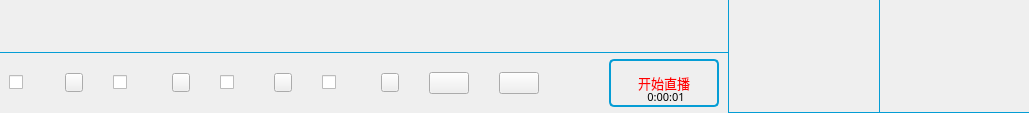
      <widget class="QWidget" name="live1v1_widget" native="true">
       <layout class="QHBoxLayout" name="horizontalLayout_17">
        <property name="spacing">
         <number>0</number>
        </property>
        <property name="leftMargin">
         <number>0</number>
        </property>
        <property name="topMargin">
         <number>0</number>
        </property>
        <property name="rightMargin">
         <number>0</number>
        </property>
        <property name="bottomMargin">
         <number>0</number>
        </property>
        <item>
         <widget class="QWidget" name="whiteboard1v1_widget" native="true">
          <layout class="QVBoxLayout" name="verticalLayout_4">
           <property name="spacing">
            <number>0</number>
           </property>
           <property name="leftMargin">
            <number>0</number>
           </property>
           <property name="topMargin">
            <number>0</number>
           </property>
           <property name="rightMargin">
            <number>0</number>
           </property>
           <property name="bottomMargin">
            <number>0</number>
           </property>
           <item>
            <widget class="QWidget" name="full1v1_widget" native="true">
             <property name="styleSheet">
              <string notr="true">border-image: url(:/LoginWindow/images/videoback.png);</string>
             </property>
             <layout class="QHBoxLayout" name="horizontalLayout_19">
              <property name="spacing">
               <number>0</number>
              </property>
              <property name="leftMargin">
               <number>0</number>
              </property>
              <property name="topMargin">
               <number>0</number>
              </property>
              <property name="rightMargin">
               <number>0</number>
              </property>
              <property name="bottomMargin">
               <number>0</number>
              </property>
              <item>
               <spacer name="horizontalSpacer_4">
                <property name="orientation">
                 <enum>Qt::Horizontal</enum>
                </property>
                <property name="sizeHint" stdset="0">
                 <size>
                  <width>325</width>
                  <height>20</height>
                 </size>
                </property>
               </spacer>
              </item>
              <item>
               <widget class="QWidget" name="fullS1v1_widget" native="true">
                <property name="minimumSize">
                 <size>
                  <width>0</width>
                  <height>0</height>
                 </size>
                </property>
                <layout class="QHBoxLayout" name="horizontalLayout_21">
                 <property name="spacing">
                  <number>0</number>
                 </property>
                 <property name="leftMargin">
                  <number>0</number>
                 </property>
                 <property name="topMargin">
                  <number>0</number>
                 </property>
                 <property name="rightMargin">
                  <number>0</number>
                 </property>
                 <property name="bottomMargin">
                  <number>0</number>
                 </property>
                </layout>
               </widget>
              </item>
              <item>
               <spacer name="horizontalSpacer_5">
                <property name="orientation">
                 <enum>Qt::Horizontal</enum>
                </property>
                <property name="sizeHint" stdset="0">
                 <size>
                  <width>326</width>
                  <height>20</height>
                 </size>
                </property>
               </spacer>
              </item>
             </layout>
            </widget>
           </item>
           <item>
            <widget class="QLabel" name="label_7">
             <property name="minimumSize">
              <size>
               <width>0</width>
               <height>1</height>
              </size>
             </property>
             <property name="maximumSize">
              <size>
               <width>16777215</width>
               <height>1</height>
              </size>
             </property>
             <property name="styleSheet">
              <string notr="true">background-color: rgb(5, 157, 213);</string>
             </property>
             <property name="text">
              <string/>
             </property>
            </widget>
           </item>
           <item>
            <widget class="QWidget" name="livetool1v1_widget" native="true">
             <property name="minimumSize">
              <size>
               <width>0</width>
               <height>60</height>
              </size>
             </property>
             <property name="maximumSize">
              <size>
               <width>16777215</width>
               <height>60</height>
              </size>
             </property>
             <layout class="QHBoxLayout" name="horizontalLayout_20">
              <property name="spacing">
               <number>30</number>
              </property>
              <property name="leftMargin">
               <number>9</number>
              </property>
              <property name="topMargin">
               <number>0</number>
              </property>
              <property name="rightMargin">
               <number>9</number>
              </property>
              <property name="bottomMargin">
               <number>0</number>
              </property>
              <item>
               <layout class="QHBoxLayout" name="horizontalLayout_24">
                <item>
                 <widget class="QCheckBox" name="Bullet1v1_checkBox">
                  <property name="minimumSize">
                   <size>
                    <width>26</width>
                    <height>19</height>
                   </size>
                  </property>
                  <property name="maximumSize">
                   <size>
                    <width>26</width>
                    <height>19</height>
                   </size>
                  </property>
                  <property name="toolTip">
                   <string>弹幕</string>
                  </property>
                  <property name="text">
                   <string/>
                  </property>
                 </widget>
                </item>
                <item>
                 <widget class="QPushButton" name="Bullet1v1_pushButton">
                  <property name="minimumSize">
                   <size>
                    <width>18</width>
                    <height>19</height>
                   </size>
                  </property>
                  <property name="maximumSize">
                   <size>
                    <width>18</width>
                    <height>19</height>
                   </size>
                  </property>
                  <property name="toolTip">
                   <string>弹幕参数</string>
                  </property>
                  <property name="text">
                   <string/>
                  </property>
                 </widget>
                </item>
               </layout>
              </item>
              <item>
               <layout class="QHBoxLayout" name="horizontalLayout_27">
                <item>
                 <widget class="QCheckBox" name="AudioOut_checkBox">
                  <property name="minimumSize">
                   <size>
                    <width>29</width>
                    <height>19</height>
                   </size>
                  </property>
                  <property name="maximumSize">
                   <size>
                    <width>29</width>
                    <height>19</height>
                   </size>
                  </property>
                  <property name="toolTip">
                   <string>扬声器</string>
                  </property>
                  <property name="text">
                   <string/>
                  </property>
                 </widget>
                </item>
                <item>
                 <widget class="QPushButton" name="AudioOut_pushButton">
                  <property name="minimumSize">
                   <size>
                    <width>18</width>
                    <height>19</height>
                   </size>
                  </property>
                  <property name="maximumSize">
                   <size>
                    <width>18</width>
                    <height>19</height>
                   </size>
                  </property>
                  <property name="toolTip">
                   <string>扬声器参数</string>
                  </property>
                  <property name="text">
                   <string/>
                  </property>
                 </widget>
                </item>
               </layout>
              </item>
              <item>
               <layout class="QHBoxLayout" name="horizontalLayout_25">
                <item>
                 <widget class="QCheckBox" name="Audio1v1_checkBox">
                  <property name="minimumSize">
                   <size>
                    <width>24</width>
                    <height>19</height>
                   </size>
                  </property>
                  <property name="maximumSize">
                   <size>
                    <width>24</width>
                    <height>19</height>
                   </size>
                  </property>
                  <property name="toolTip">
                   <string>麦克风</string>
                  </property>
                  <property name="text">
                   <string/>
                  </property>
                 </widget>
                </item>
                <item>
                 <widget class="QPushButton" name="Audio1v1_pushButton">
                  <property name="minimumSize">
                   <size>
                    <width>18</width>
                    <height>19</height>
                   </size>
                  </property>
                  <property name="maximumSize">
                   <size>
                    <width>18</width>
                    <height>19</height>
                   </size>
                  </property>
                  <property name="toolTip">
                   <string>麦克风参数</string>
                  </property>
                  <property name="text">
                   <string/>
                  </property>
                 </widget>
                </item>
               </layout>
              </item>
              <item>
               <layout class="QHBoxLayout" name="horizontalLayout_26">
                <item>
                 <widget class="QCheckBox" name="video1v1_checkBox">
                  <property name="minimumSize">
                   <size>
                    <width>29</width>
                    <height>19</height>
                   </size>
                  </property>
                  <property name="maximumSize">
                   <size>
                    <width>29</width>
                    <height>19</height>
                   </size>
                  </property>
                  <property name="toolTip">
                   <string>摄像头</string>
                  </property>
                  <property name="text">
                   <string/>
                  </property>
                 </widget>
                </item>
                <item>
                 <widget class="QPushButton" name="video1v1_pushButton">
                  <property name="minimumSize">
                   <size>
                    <width>18</width>
                    <height>19</height>
                   </size>
                  </property>
                  <property name="maximumSize">
                   <size>
                    <width>18</width>
                    <height>19</height>
                   </size>
                  </property>
                  <property name="toolTip">
                   <string>摄像头参数</string>
                  </property>
                  <property name="text">
                   <string/>
                  </property>
                 </widget>
                </item>
               </layout>
              </item>
              <item>
               <widget class="QPushButton" name="shapeScreen_pushButton">
                <property name="minimumSize">
                 <size>
                  <width>31</width>
                  <height>19</height>
                 </size>
                </property>
                <property name="toolTip">
                 <string>屏幕共享</string>
                </property>
                <property name="text">
                 <string/>
                </property>
               </widget>
              </item>
              <item>
               <widget class="QPushButton" name="doc_pushButton">
                <property name="minimumSize">
                 <size>
                  <width>35</width>
                  <height>19</height>
                 </size>
                </property>
                <property name="toolTip">
                 <string>文档管理</string>
                </property>
                <property name="text">
                 <string/>
                </property>
               </widget>
              </item>
              <item>
               <spacer name="horizontalSpacer_6">
                <property name="orientation">
                 <enum>Qt::Horizontal</enum>
                </property>
                <property name="sizeHint" stdset="0">
                 <size>
                  <width>40</width>
                  <height>20</height>
                 </size>
                </property>
               </spacer>
              </item>
              <item>
               <widget class="QWidget" name="widget_3" native="true">
                <property name="minimumSize">
                 <size>
                  <width>110</width>
                  <height>48</height>
                 </size>
                </property>
                <property name="maximumSize">
                 <size>
                  <width>110</width>
                  <height>48</height>
                 </size>
                </property>
                <widget class="QPushButton" name="Live1v1_pushBtn">
                 <property name="geometry">
                  <rect>
                   <x>0</x>
                   <y>0</y>
                   <width>110</width>
                   <height>48</height>
                  </rect>
                 </property>
                 <property name="minimumSize">
                  <size>
                   <width>110</width>
                   <height>48</height>
                  </size>
                 </property>
                 <property name="maximumSize">
                  <size>
                   <width>110</width>
                   <height>48</height>
                  </size>
                 </property>
                 <property name="font">
                  <font>
                   <family>微软雅黑</family>
                   <pointsize>10</pointsize>
                  </font>
                 </property>
                 <property name="styleSheet">
                  <string notr="true">border: 2px solid #059dd5;
color: rgb(255, 0, 0);
border-radius:5px;</string>
                 </property>
                 <property name="text">
                  <string>开始直播</string>
                 </property>
                </widget>
                <widget class="QLabel" name="time1v1_label">
                 <property name="geometry">
                  <rect>
                   <x>32</x>
                   <y>30</y>
                   <width>50</width>
                   <height>16</height>
                  </rect>
                 </property>
                 <property name="font">
                  <font>
                   <family>微软雅黑</family>
                   <pointsize>8</pointsize>
                  </font>
                 </property>
                 <property name="text">
                  <string>0:00:01</string>
                 </property>
                 <property name="alignment">
                  <set>Qt::AlignCenter</set>
                 </property>
                </widget>
               </widget>
              </item>
             </layout>
            </widget>
           </item>
          </layout>
         </widget>
        </item>
        <item>
         <widget class="QLabel" name="line_label">
          <property name="minimumSize">
           <size>
            <width>1</width>
            <height>0</height>
           </size>
          </property>
          <property name="maximumSize">
           <size>
            <width>1</width>
            <height>16777215</height>
           </size>
          </property>
          <property name="styleSheet">
           <string notr="true">background-color: rgb(5, 157, 213);</string>
          </property>
          <property name="text">
           <string/>
          </property>
         </widget>
        </item>
        <item>
         <widget class="QWidget" name="chatcamera1v1_widget" native="true">
          <layout class="QVBoxLayout" name="verticalLayout_7">
           <property name="spacing">
            <number>0</number>
           </property>
           <property name="leftMargin">
            <number>0</number>
           </property>
           <property name="topMargin">
            <number>0</number>
           </property>
           <property name="rightMargin">
            <number>0</number>
           </property>
           <property name="bottomMargin">
            <number>0</number>
           </property>
           <item>
            <widget class="QWidget" name="camera1v1_widget" native="true">
             <property name="minimumSize">
              <size>
               <width>300</width>
               <height>112</height>
              </size>
             </property>
             <property name="maximumSize">
              <size>
               <width>300</width>
               <height>112</height>
              </size>
             </property>
             <layout class="QHBoxLayout" name="horizontalLayout_8">
              <property name="spacing">
               <number>0</number>
              </property>
              <property name="leftMargin">
               <number>0</number>
              </property>
              <property name="topMargin">
               <number>0</number>
              </property>
              <property name="rightMargin">
               <number>0</number>
              </property>
              <property name="bottomMargin">
               <number>0</number>
              </property>
              <item>
               <widget class="QWidget" name="cameraT_widget" native="true">
                <property name="styleSheet">
                 <string notr="true">border-image: url(:/LoginWindow/images/camera_1.png);</string>
                </property>
                <layout class="QHBoxLayout" name="horizontalLayout_22">
                 <property name="spacing">
                  <number>0</number>
                 </property>
                 <property name="leftMargin">
                  <number>0</number>
                 </property>
                 <property name="topMargin">
                  <number>0</number>
                 </property>
                 <property name="rightMargin">
                  <number>0</number>
                 </property>
                 <property name="bottomMargin">
                  <number>0</number>
                 </property>
                </layout>
               </widget>
              </item>
              <item>
               <widget class="QLabel" name="label">
                <property name="minimumSize">
                 <size>
                  <width>1</width>
                  <height>0</height>
                 </size>
                </property>
                <property name="maximumSize">
                 <size>
                  <width>1</width>
                  <height>16777215</height>
                 </size>
                </property>
                <property name="styleSheet">
                 <string notr="true">background-color: rgb(5, 157, 213);</string>
                </property>
                <property name="text">
                 <string/>
                </property>
               </widget>
              </item>
              <item>
               <widget class="QWidget" name="cameraS_widget" native="true">
                <property name="styleSheet">
                 <string notr="true">border-image: url(:/LoginWindow/images/camera_1.png);</string>
                </property>
                <layout class="QHBoxLayout" name="horizontalLayout_23">
                 <property name="spacing">
                  <number>0</number>
                 </property>
                 <property name="leftMargin">
                  <number>0</number>
                 </property>
                 <property name="topMargin">
                  <number>0</number>
                 </property>
                 <property name="rightMargin">
                  <number>0</number>
                 </property>
                 <property name="bottomMargin">
                  <number>0</number>
                 </property>
                </layout>
               </widget>
              </item>
             </layout>
            </widget>
           </item>
           <item>
            <widget class="QLabel" name="label_2">
             <property name="minimumSize">
              <size>
               <width>0</width>
               <height>1</height>
              </size>
             </property>
             <property name="maximumSize">
              <size>
               <width>16777215</width>
               <height>1</height>
              </size>
             </property>
             <property name="styleSheet">
              <string notr="true">background-color: rgb(5, 157, 213);</string>
             </property>
             <property name="text">
              <string/>
             </property>
            </widget>
           </item>
           <item>
            <widget class="QWidget" name="chat1v1_widget" native="true">
             <layout class="QHBoxLayout" name="horizontalLayout_18">
              <property name="spacing">
               <number>0</number>
              </property>
              <property name="leftMargin">
               <number>0</number>
              </property>
              <property name="topMargin">
               <number>0</number>
              </property>
              <property name="rightMargin">
               <number>0</number>
              </property>
              <property name="bottomMargin">
               <number>0</number>
              </property>
             </layout>
            </widget>
           </item>
          </layout>
         </widget>
        </item>
       </layout>
      </widget>
